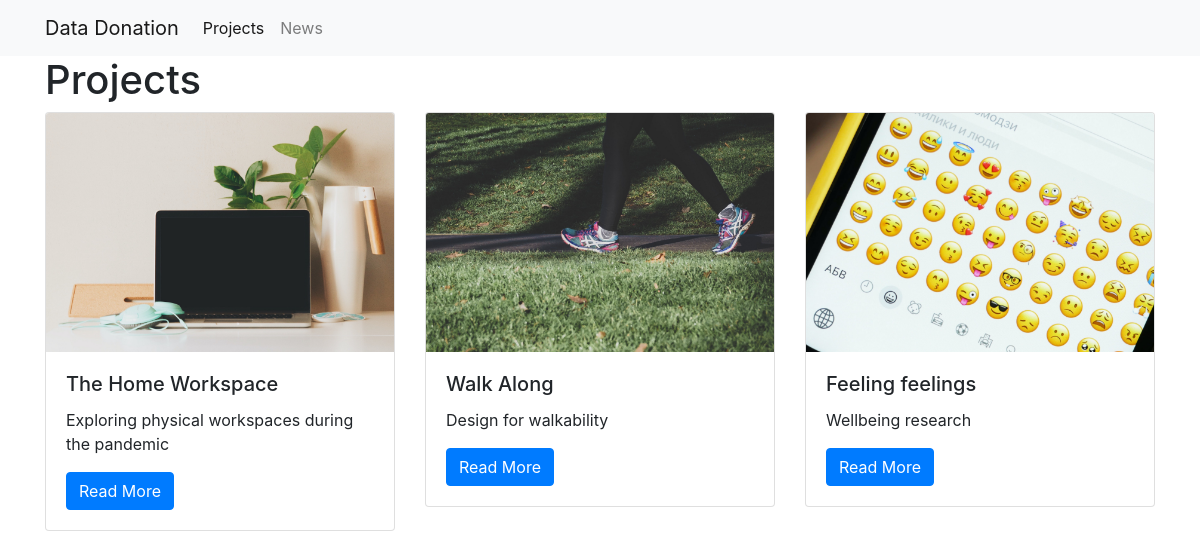
The page /causes/ on the database as committed earlier.
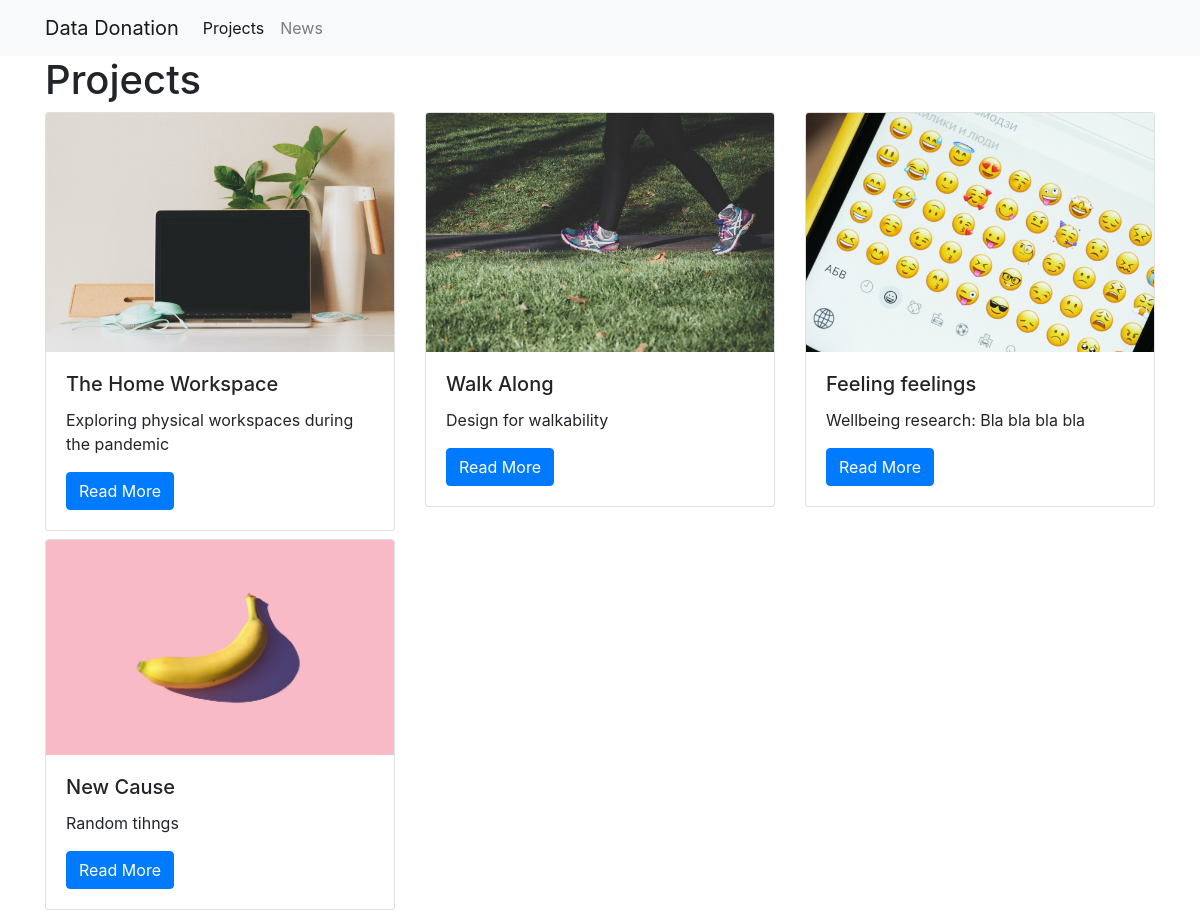
The same page on the database as committed later.
### causes/models.py (models this page shows, shortened)
class Cause(models.Model):
    title = models.CharField(max_length=100) # Short string frield to hold the name of the cause
    description = models.TextField() # Large string frield to hold a piece of text
    technology = models.CharField(max_length=50) # Short string
    image = models.ImageField(upload_to="images")

### causes/views.py (the view)
# urls.py: path("", views.cause_index, name="cause_index"),
def cause_index(request):
    causes = Cause.objects.all() # Query: Retrieving all objects in the projects table (all causes)
    context = {
        'causes' : causes # key: causes, to which we assign queryset containing all causes
    }
    return render(request, "cause_index.html", context) # Context is added to render so it will be available in template

### causes/templates/cause_index.html
{% extends "base.html" %}
{% load static %}
{% block page_content %}
<h1>Projects</h1>
<div class="row">
{% for cause in causes %}
    <div class="col-md-4">
        <div class="card mb-2">
            <img class="card-img-top" src="{{ cause.image.url }}">
            <div class="card-body">
                <h5 class="card-title">{{ cause.title }}</h5>
                <p class="card-text">{{ cause.description }}</p>
                <a href="{% url 'cause_detail' cause.pk %}"
                   class="btn btn-primary">
                    Read More
                </a>
            </div>
        </div>
    </div>
    {% endfor %}
</div>
{% endblock %}

### data_donation/templates/base.html (shortened to what this page needs)
<link rel="stylesheet" href="https://stackpath.bootstrapcdn.com/bootstrap/4.1.3/css/bootstrap.min.css">
<nav class="navbar navbar-expand-lg navbar-light bg-light" style="background-color: mediumspringgreen">
    <div class="container">
        <a class="navbar-brand" href="{% url 'cause_index' %}">Data Donation</a>
        <div class="collapse navbar-collapse" id="navbarSupportedContent">
          <ul class="navbar-nav mr-auto">
            <li class="nav-item active">
              <a class="nav-link" href="{% url 'cause_index' %}">Projects</a>
            </li>
            <li class="nav-item">
              <a class="nav-link" href="{% url 'about_index' %}">News</a>
            </li>
          </ul>
        </div>
    </div>
</nav>
<div class="container">
    {% block page_content %}{% endblock %}
</div>

Rows that differ between the two databases and show on the page:
changed Cause "Feeling feelings": description "Wellbeing research" → "Wellbeing research: Bla bla bla bla"
added Cause: image (picture), title "New Cause", description "Random tihngs"
